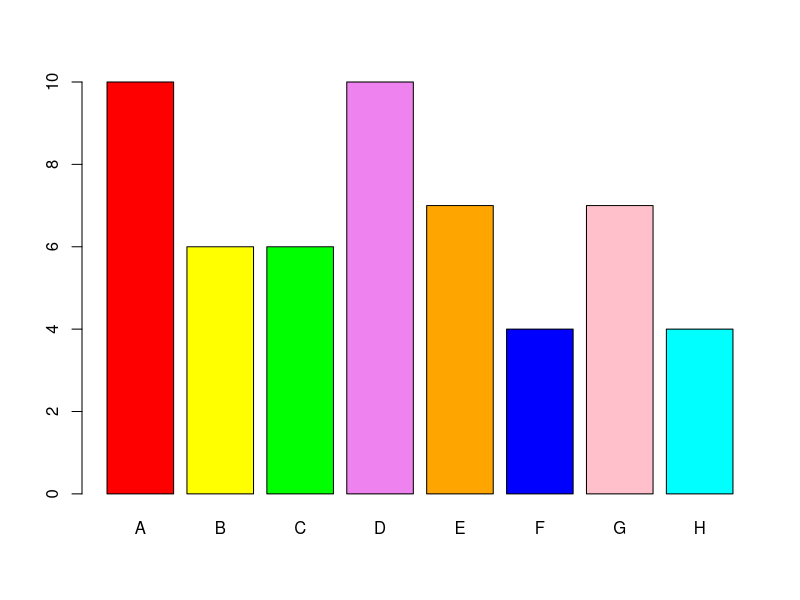

Recreate this plot in R.
## ---- chunk 1
#1. Matrix
 A = matrix( 
 c(2, 4, 3, 1, 5, 7), # the data elements 
 nrow=2,              # number of rows 
 ncol=3,              # number of columns 
 byrow = TRUE)
 A[2,3] # element at row 2 and column 3
 A[2,] # all elements at row 2
 A[,3] # all elements at column 3
 A[ ,c(1,3)]  # the 1st and 3rd columns 
 
 #Naming rows and columns
 dimnames(A) = list( 
  c("row1", "row2"),         # row names 
  c("col1", "col2", "col3")) # column names 
 A["row1",]
 
 #Transpose of a matrix
 t(A)
 
 # Deconstructing a matrix 
 c(A)
 
## ---- chunk 2

#2. Lists

 a= c(2, 3, 5) 
 b = c("aa", "bb", "cc", "dd", "ee") 
 c= c(TRUE, FALSE, TRUE, FALSE, FALSE) 
 x = list(a, c, b, "My list")
 x[1]       # first member of the list
 x[c(1,2)]  # first and second member of the list
 
 x[[1]][1]=6 # Modifiying the content of the first member
 x[1]
 
 # Naming Lists
 
 y = list(mary=c(1991, 3, 5), dan=c("aa", "bb")) 
 y
 y['mary']
 y$dan
 y[['dan']][1]="new"
 y$dan
## ---- chunk 3
#DataFrames
mtcars #built it dataframe

head(mtcars) # preview of the data, first 6 rows
nrow(mtcars) # number of rows
ncol(mtcars) #number of columns

mtcars[1]
mtcars[c("mpg", "hp")] # two columns
mtcars[c(3, 24),]  # two rows
mtcars["Camaro Z28",]  # row by its name
mtcars[[3]][mtcars$am == 0]

## ---- chunk 4
#Stats with R

#1.QUALITATIVE DATA

# Data used : painters built in dataframe
library(MASS)

help(painters)
head(painters)
 
summary(painters) #sumamry of dataframe

str(painters) # structure of dataframe


## ---- chunk 5
school = painters$School      # the painter schools 
school.freq = table(school)   # applying the table function to get the distribution
cbind(school.freq)    # applying the cbind function so the results can be in acolumn format

school.relfreq = (school.freq / nrow(painters))*100  # getting the relative fre qency distribution

cbind(school.relfreq)


## ---- chunk 6
#BAR PLOT with colors
colors = c("red", "yellow", "green", "violet",  "orange", "blue", "pink", "cyan") 
barplot(school.freq, col=colors)
